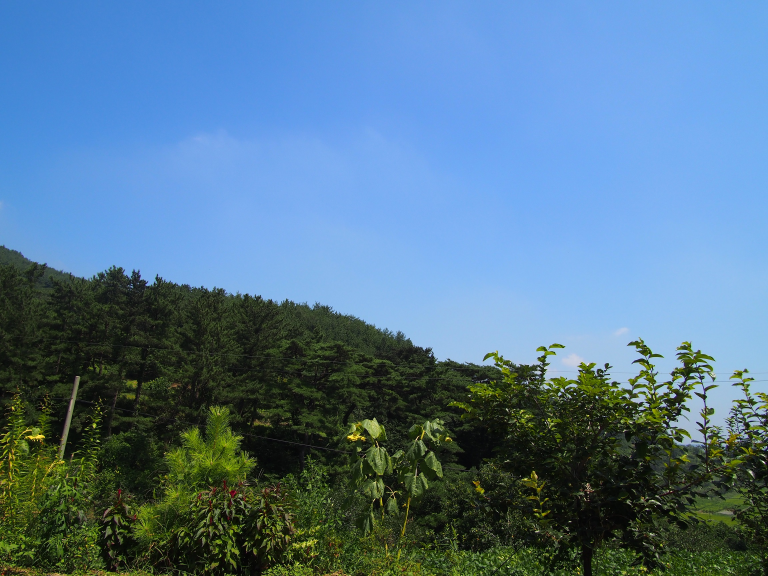
//> input picture images/big/landscape3.jpg, 2304 x 1728 px, given in place of the camera (shown at 1/3 size)
$ ./main   (built with g++ and OpenCV 4)
//> lines starting //> are read from the running program, lines starting //| are printed output that depends on the picture; after the words box and inside, x2 and y2 are one past the last pixel; in counts of white or black regions, pixels touching at a corner belong together
### sample/DeviceOcl/auto_etr.h
#ifndef __AUTO_ETR_H
#define __AUTO_ETR_H

//Auto Execution Time Recorder
#include <iostream>
#include <string>
#include <sys/timeb.h>


//refer to http://www.cplusplus.com/forum/general/43203/

using namespace std;

class AutoETR{
private:
	std::string name;

	int &start_milli;
	int &end_milli;

	// [7 lines left out: function getMilliCount, not called in this run]

public:

	// [7 lines left out: function AutoETR, not called in this run]

	~AutoETR(){
		end_milli = getMilliCount();
		cout << "Execution time of " << name << " : " << end_milli - start_milli << " milliseconds" << endl;
	}
};


#endif

### sample/DeviceOcl/device_ocl.h
#ifndef __DEVICE_OCL_H
#define __DEVICE_OCL_H

#include <opencv2/core/ocl.hpp>

class DeviceOcl {
public:
	bool setDevice(const char* platformName, const int deviceType);

	bool setDevice(const int vendor, const int deviceType);

};


#endif

### sample/background_subtractor/main.cpp
#include <opencv2/opencv.hpp>
#include <opencv2/highgui.hpp>

#include "common_directory.hpp"

#include <device_ocl.h>
#include <auto_etr.h>


#ifdef WIN32

#include <windows.h>
#include <process.h>
#include <stdlib.h>
#endif

#define IMAGE_ROOT "..\\..\\..\\images"

#define HOG_VID_01 IMAGE_ROOT"\\pedestrian\\pedestrian01.mp4"
#define HOG_VID_02 IMAGE_ROOT"\\pedestrian\\pedestrian02.mp4"
#define HOG_VID_03 IMAGE_ROOT"\\pedestrian\\pedestrian03.mp4"
#define HOG_VID_04 IMAGE_ROOT"\\pedestrian\\pedestrian04.mp4"
#define HOG_VID_05 IMAGE_ROOT"\\pedestrian\\pedestrian05.mp4"
#define HOG_VID_06 IMAGE_ROOT"\\pedestrian\\pedestrian06.mp4"
#define HOG_VID_07 IMAGE_ROOT"\\pedestrian\\pedestrian07.mp4"
#define HOG_VID_08 IMAGE_ROOT"\\pedestrian\\pedestrian08.mp4"


void mog2_sample1()
{

	//global variables
	cv::Mat frame; //current frame
	cv::Mat resizeF;
	cv::Mat fgMaskMOG2; //fg mask fg mask generated by MOG2 method
	cv::Mat noShadow;
	cv::Mat morphKernel;

	morphKernel = cv::Mat(5, 5, CV_8U);

	cv::Ptr< cv::BackgroundSubtractor> pMOG2; //MOG2 Background subtractor

	pMOG2 = cv::createBackgroundSubtractorMOG2();

	cv::VideoCapture vc;
	{
		vc.open(2);
		if (!vc.isOpened())
			throw runtime_error(string("can't open video file: "));
		vc >> frame;
//> frame is the input picture: 1728 rows x 2304 cols, CV_8UC3; mean B, G, R 146.1, 119.7, 84.8
	}

	int resize_rows = frame.rows / 1;
//> resize_rows = 1728
	int resize_cols = frame.cols / 1;
//> resize_cols = 2304

	cv::Mat element = cv::getStructuringElement(cv::MORPH_RECT, cv::Size(3, 3), cv::Point(1, 1));
	noShadow = cv::Mat(cv::Size(resize_cols, resize_rows), CV_8U);


	//unconditional loop
	while (true) {
		cv::Mat cameraFrame;
		vc >> frame;
		resize(frame, resizeF, cv::Size(resize_cols, resize_rows));

		//cv::GaussianBlur(resizeF, resizeF, cv::Size(3, 3), 0, 0, cv::BORDER_DEFAULT);

		pMOG2->apply(resizeF, fgMaskMOG2);
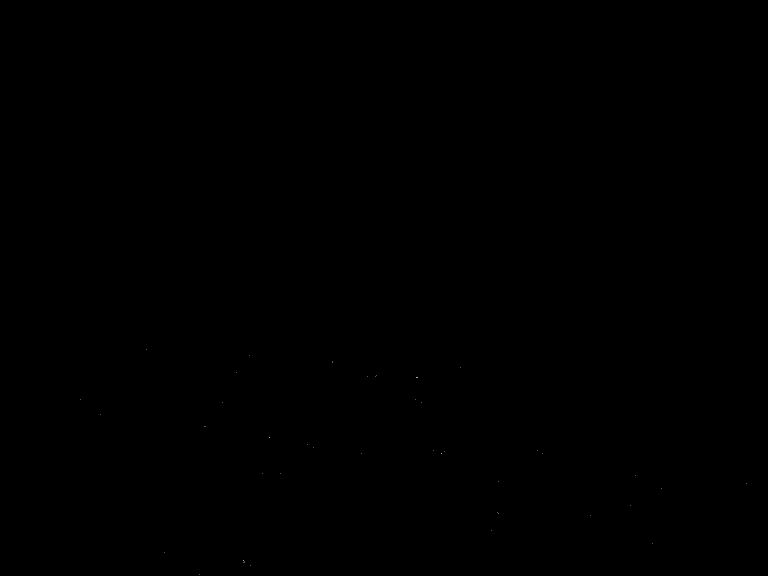
//> fgMaskMOG2: 1728 rows x 2304 cols, CV_8UC1 (shown at 1/3 size); values 127 (black) and 255 (white), 0% white in thin lines or dots, all inside (x1, y1, x2, y2) = (242, 1048, 2241, 1724)

		//shadow.zeros(cv::Size(resize_cols, resize_rows), CV_8U);
		int white = 0, gray = 0;
		for (int y = 0; y < resize_rows; ++y){
			for (int x = 0; x < resize_cols; ++x){
				noShadow.at<uchar>(y, x) = 0;
				uchar value = fgMaskMOG2.at<uchar>(y, x);
				if (value >= 255) {
					white++;
					noShadow.at<uchar>(y, x) = 255;
				}
				else if (value >= 100) {
					gray++;
				}

			}
		}
//> this loop made 1728 passes
//> gray on passes 1 to 3: 2304, 4608, 6912
//> after the loop, white = 51; gray = 3981261

		std::cout << "white : " << white << " gray : " << gray << std::endl;
//| white : 51 gray : 3981261

		cv::morphologyEx(noShadow, noShadow, cv::MORPH_OPEN, morphKernel);
		cv::morphologyEx(noShadow, noShadow, cv::MORPH_OPEN, morphKernel);
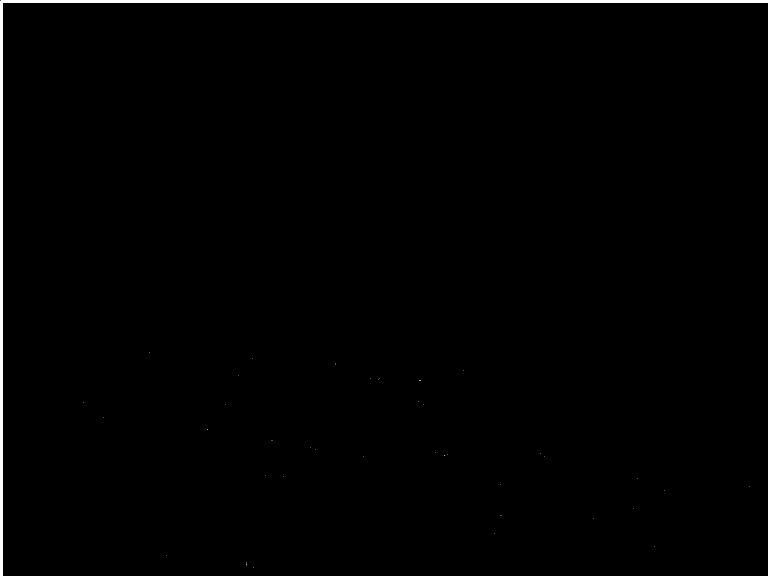
//> noShadow: 1728 rows x 2304 cols, CV_8UC1 (shown at 1/3 size); 0.41% white in thin lines or dots

		imshow("Origin", resizeF);
		imshow("MOG2", fgMaskMOG2);
		imshow("no shadow", noShadow);

		if (cv::waitKey(30) >= 0)
//> the Esc key is pressed
			break;
	}

}


// [98 lines left out: functions mog2_and_knn, camera_work, not called in this run]

int main(int argc, char *argv[])
{
	mog2_sample1();
	//mog2_and_knn();
	//camera_work();
	return 0;
}
